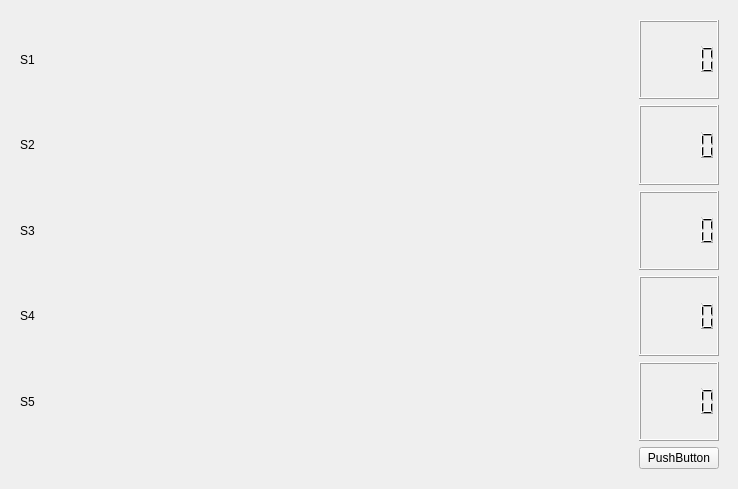
<?xml version="1.0" encoding="UTF-8"?>
<ui version="4.0">
 <class>pantalla</class>
 <widget class="QWidget" name="pantalla">
  <property name="geometry">
   <rect>
    <x>0</x>
    <y>0</y>
    <width>738</width>
    <height>489</height>
   </rect>
  </property>
  <property name="windowTitle">
   <string>pantalla</string>
  </property>
  <widget class="QWidget" name="gridLayoutWidget">
   <property name="geometry">
    <rect>
     <x>9</x>
     <y>9</y>
     <width>721</width>
     <height>471</height>
    </rect>
   </property>
   <layout class="QGridLayout" name="gridLayout">
    <item row="4" column="0">
     <widget class="QLabel" name="L5">
      <property name="sizePolicy">
       <sizepolicy hsizetype="Minimum" vsizetype="Preferred">
        <horstretch>0</horstretch>
        <verstretch>0</verstretch>
       </sizepolicy>
      </property>
      <property name="text">
       <string>S5</string>
      </property>
     </widget>
    </item>
    <item row="1" column="0">
     <widget class="QLabel" name="L2">
      <property name="sizePolicy">
       <sizepolicy hsizetype="Minimum" vsizetype="Preferred">
        <horstretch>0</horstretch>
        <verstretch>0</verstretch>
       </sizepolicy>
      </property>
      <property name="text">
       <string>S2</string>
      </property>
     </widget>
    </item>
    <item row="1" column="2">
     <widget class="QLCDNumber" name="N2"/>
    </item>
    <item row="2" column="2">
     <widget class="QLCDNumber" name="N3"/>
    </item>
    <item row="4" column="2">
     <widget class="QLCDNumber" name="N5"/>
    </item>
    <item row="2" column="0">
     <widget class="QLabel" name="L3">
      <property name="sizePolicy">
       <sizepolicy hsizetype="Minimum" vsizetype="Preferred">
        <horstretch>0</horstretch>
        <verstretch>0</verstretch>
       </sizepolicy>
      </property>
      <property name="text">
       <string>S3</string>
      </property>
     </widget>
    </item>
    <item row="0" column="0">
     <widget class="QLabel" name="L1">
      <property name="sizePolicy">
       <sizepolicy hsizetype="Minimum" vsizetype="Preferred">
        <horstretch>0</horstretch>
        <verstretch>0</verstretch>
       </sizepolicy>
      </property>
      <property name="text">
       <string>S1</string>
      </property>
     </widget>
    </item>
    <item row="3" column="0">
     <widget class="QLabel" name="L4">
      <property name="sizePolicy">
       <sizepolicy hsizetype="Minimum" vsizetype="Preferred">
        <horstretch>0</horstretch>
        <verstretch>0</verstretch>
       </sizepolicy>
      </property>
      <property name="text">
       <string>S4</string>
      </property>
     </widget>
    </item>
    <item row="3" column="2">
     <widget class="QLCDNumber" name="N4"/>
    </item>
    <item row="0" column="2">
     <widget class="QLCDNumber" name="N1">
      <property name="sizePolicy">
       <sizepolicy hsizetype="Minimum" vsizetype="Minimum">
        <horstretch>0</horstretch>
        <verstretch>0</verstretch>
       </sizepolicy>
      </property>
     </widget>
    </item>
    <item row="5" column="2">
     <widget class="QPushButton" name="pushButton">
      <property name="text">
       <string>PushButton</string>
      </property>
     </widget>
    </item>
    <item row="3" column="1">
     <widget class="QCustomPlot" name="G4" native="true"/>
    </item>
    <item row="2" column="1">
     <widget class="QCustomPlot" name="G3" native="true"/>
    </item>
    <item row="1" column="1">
     <widget class="QCustomPlot" name="G2" native="true"/>
    </item>
    <item row="0" column="1">
     <widget class="QCustomPlot" name="G1" native="true">
      <property name="sizePolicy">
       <sizepolicy hsizetype="Expanding" vsizetype="Preferred">
        <horstretch>0</horstretch>
        <verstretch>0</verstretch>
       </sizepolicy>
      </property>
     </widget>
    </item>
    <item row="4" column="1">
     <widget class="QCustomPlot" name="G5" native="true"/>
    </item>
   </layout>
  </widget>
 </widget>
 <layoutdefault spacing="6" margin="11"/>
 <customwidgets>
  <customwidget>
   <class>QCustomPlot</class>
   <extends>QWidget</extends>
   <header>qcustomplot.h</header>
   <container>1</container>
  </customwidget>
 </customwidgets>
 <resources/>
 <connections/>
</ui>
